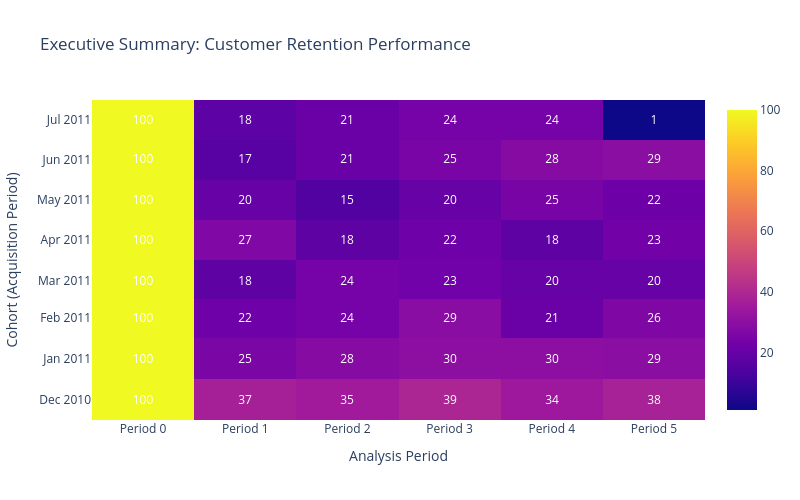

Here is the notebook cell this chart was saved with:
### Markdown cell above
## 4️⃣ Customization and Styling

RepeatRadar's visualization functions offer extensive customization options. Let's explore some advanced styling and formatting techniques for professional presentations.

### Code cell
# Custom Styled Heatmap for Executive Reports
custom_heatmap = plot_cohort_heatmap(
    cohort_data=retention_cohorts.iloc[:8, :6],  # Focus on subset
    title="Executive Summary: Customer Retention Performance",
    color_scale="Plasma",         # Purple-pink-yellow scheme
    show_values=True,
    value_format=".0f",          # Show as whole percentages
    show_colorscale=True,
    width=800,                    # Compact size for reports
    height=500,
    reverse_y_axis=False          # Show oldest cohorts at top
)

custom_heatmap.show()

print("\nThis heatmap is optimized for executive presentations!")
print("• Compact size fits in reports")
print("• Clear color scheme for business context")
print("• Focused on key cohorts and periods")

### Figure 1 — Plotly figure (JSON) as saved in the notebook; plotly's stock layout.template omitted (floating-point values rounded to 4 significant figures)
{"data": [{"colorscale": [[0, "#0d0887"], [0.1111, "#46039f"], [0.2222, "#7201a8"], [0.3333, "#9c179e"], [0.4444, "#bd3786"], [0.5556, "#d8576b"], [0.6667, "#ed7953"], [0.7778, "#fb9f3a"], [0.8889, "#fdca26"], [1, "#f0f921"]], "hoverongaps": false, "showscale": true, "text": [[100.0, 37.13, 35.23, 39.03, 34.39, 37.76], [100.0, 25.42, 28.03, 30.17, 29.93, 29.45], [100.0, 22.11, 24.21, 28.95, 21.05, 26.32], [100.0, 18.41, 24.09, 22.73, 20.23, 20.23], [100.0, 26.76, 18.06, 22.07, 18.06, 23.08], [100.0, 20.07, 15.05, 20.07, 24.73, 21.86], [100.0, 16.6, 20.85, 25.11, 28.09, 29.36], [100.0, 17.8, 20.94, 24.08, 24.08, 1.05]], "textfont": {"color": "white", "size": 12}, "texttemplate": "%{text:.0f}", "type": "heatmap", "x": ["Period 0", "Period 1", "Period 2", "Period 3", "Period 4", "Period 5"], "y": ["2010-12-01", "2011-01-01", "2011-02-01", "2011-03-01", "2011-04-01", "2011-05-01", "2011-06-01", "2011-07-01"], "z": [[100.0, 37.13, 35.23, 39.03, 34.39, 37.76], [100.0, 25.42, 28.03, 30.17, 29.93, 29.45], [100.0, 22.11, 24.21, 28.95, 21.05, 26.32], [100.0, 18.41, 24.09, 22.73, 20.23, 20.23], [100.0, 26.76, 18.06, 22.07, 18.06, 23.08], [100.0, 20.07, 15.05, 20.07, 24.73, 21.86], [100.0, 16.6, 20.85, 25.11, 28.09, 29.36], [100.0, 17.8, 20.94, 24.08, 24.08, 1.05]]}], "layout": {"font": {"size": 12}, "height": 500, "title": {"text": "Executive Summary: Customer Retention Performance"}, "width": 800, "xaxis": {"title": {"text": "Analysis Period"}}, "yaxis": {"autorange": true, "title": {"text": "Cohort (Acquisition Period)"}}}}
